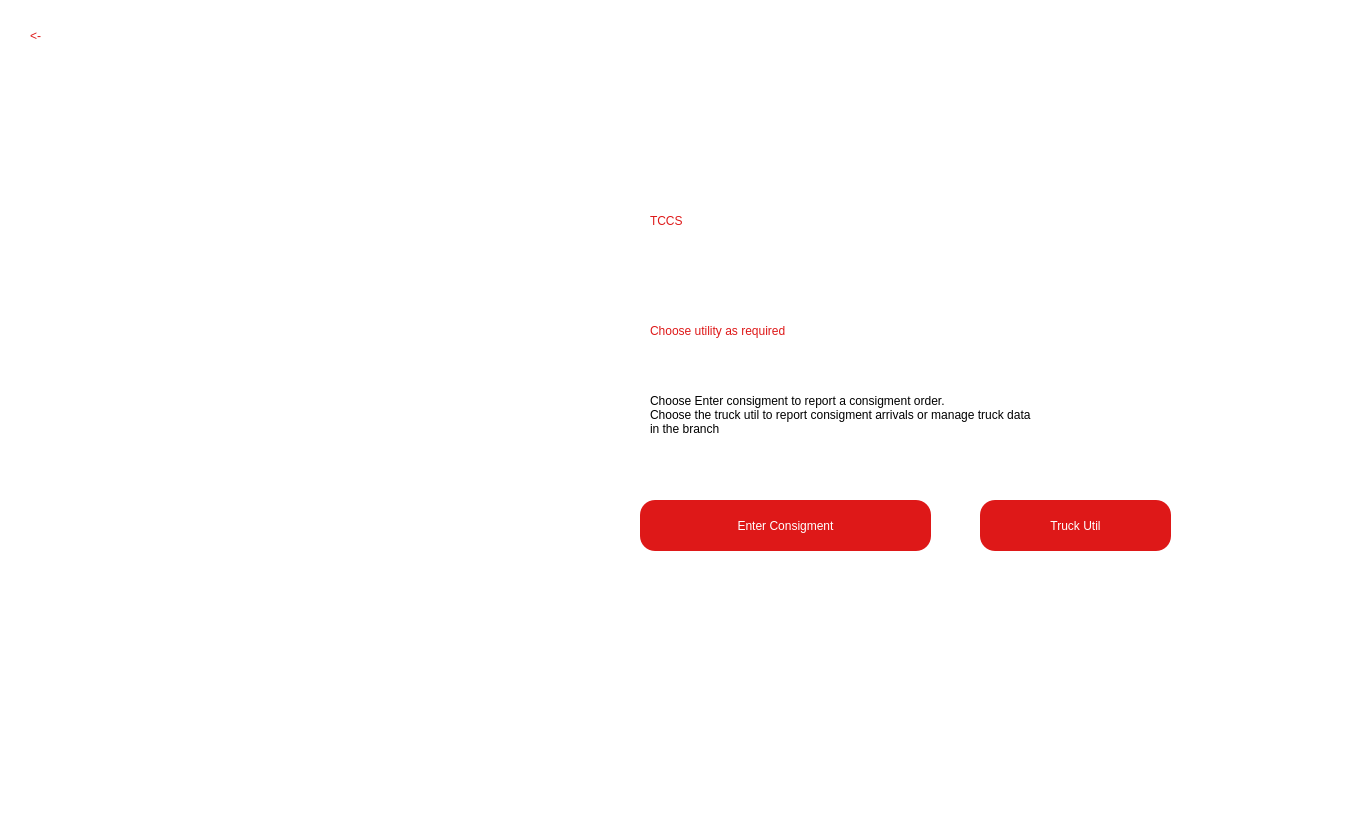
<?xml version="1.0" encoding="UTF-8"?>
<ui version="4.0">
 <class>Dialog</class>
 <widget class="QDialog" name="Dialog">
  <property name="geometry">
   <rect>
    <x>0</x>
    <y>0</y>
    <width>1351</width>
    <height>840</height>
   </rect>
  </property>
  <property name="windowTitle">
   <string>Dialog</string>
  </property>
  <property name="styleSheet">
   <string notr="true">QDialog#Dialog{
background-color:white;
}</string>
  </property>
  <widget class="QLabel" name="user_png">
   <property name="geometry">
    <rect>
     <x>140</x>
     <y>100</y>
     <width>241</width>
     <height>231</height>
    </rect>
   </property>
   <property name="styleSheet">
    <string notr="true"/>
   </property>
   <property name="text">
    <string/>
   </property>
   <property name="pixmap">
    <pixmap>user.png</pixmap>
   </property>
  </widget>
  <widget class="QLabel" name="employee_name">
   <property name="geometry">
    <rect>
     <x>140</x>
     <y>350</y>
     <width>261</width>
     <height>61</height>
    </rect>
   </property>
   <property name="styleSheet">
    <string notr="true">color: white;
font: 75 24pt &quot;League Spartan&quot;;</string>
   </property>
   <property name="text">
    <string>Abhinav Sen</string>
   </property>
  </widget>
  <widget class="QLabel" name="employeeIDHeading">
   <property name="geometry">
    <rect>
     <x>190</x>
     <y>460</y>
     <width>171</width>
     <height>31</height>
    </rect>
   </property>
   <property name="styleSheet">
    <string notr="true">color: white;
font: 75 16pt &quot;League Spartan&quot;;</string>
   </property>
   <property name="text">
    <string>Employee ID:</string>
   </property>
  </widget>
  <widget class="QLabel" name="Emailaddress_heading">
   <property name="geometry">
    <rect>
     <x>180</x>
     <y>550</y>
     <width>181</width>
     <height>31</height>
    </rect>
   </property>
   <property name="styleSheet">
    <string notr="true">color: white;
font: 75 16pt &quot;League Spartan&quot;;</string>
   </property>
   <property name="text">
    <string>Email address:</string>
   </property>
  </widget>
  <widget class="QLabel" name="branchHeading">
   <property name="geometry">
    <rect>
     <x>220</x>
     <y>640</y>
     <width>111</width>
     <height>41</height>
    </rect>
   </property>
   <property name="styleSheet">
    <string notr="true">color: white;
font: 75 16pt &quot;League Spartan&quot;;</string>
   </property>
   <property name="text">
    <string>Branch: </string>
   </property>
  </widget>
  <widget class="QLabel" name="employeeIDLabel">
   <property name="geometry">
    <rect>
     <x>210</x>
     <y>500</y>
     <width>121</width>
     <height>21</height>
    </rect>
   </property>
   <property name="styleSheet">
    <string notr="true">color: white;
font: 25 16pt &quot;Calibri&quot;;</string>
   </property>
   <property name="text">
    <string>20CS10003</string>
   </property>
  </widget>
  <widget class="QLabel" name="emailIDLabel">
   <property name="geometry">
    <rect>
     <x>140</x>
     <y>580</y>
     <width>281</width>
     <height>41</height>
    </rect>
   </property>
   <property name="styleSheet">
    <string notr="true">color: white;
font: 25 16pt &quot;Calibri&quot;;</string>
   </property>
   <property name="text">
    <string>abhinavsen2002@gmail.com</string>
   </property>
  </widget>
  <widget class="QLabel" name="branchLabel">
   <property name="geometry">
    <rect>
     <x>160</x>
     <y>670</y>
     <width>211</width>
     <height>111</height>
    </rect>
   </property>
   <property name="styleSheet">
    <string notr="true">color: white;
font: 25 16pt &quot;Calibri&quot;;</string>
   </property>
   <property name="text">
    <string>&lt;html&gt;&lt;head/&gt;&lt;body&gt;&lt;p align=&quot;center&quot;&gt;No 28 Gupta Road,&lt;br/&gt;Anna Nagar,&lt;br/&gt;Chennai, 600010&lt;/p&gt;&lt;/body&gt;&lt;/html&gt;</string>
   </property>
  </widget>
  <widget class="QLabel" name="label">
   <property name="geometry">
    <rect>
     <x>650</x>
     <y>160</y>
     <width>261</width>
     <height>121</height>
    </rect>
   </property>
   <property name="styleSheet">
    <string notr="true">color: rgb(222, 24, 24);
font: 75 60pt &quot;League Spartan&quot;;
</string>
   </property>
   <property name="text">
    <string>TCCS</string>
   </property>
  </widget>
  <widget class="QLabel" name="label_2">
   <property name="geometry">
    <rect>
     <x>650</x>
     <y>290</y>
     <width>581</width>
     <height>81</height>
    </rect>
   </property>
   <property name="styleSheet">
    <string notr="true">color: rgb(222, 24,24);
font: 75 28pt &quot;League Spartan&quot;;</string>
   </property>
   <property name="text">
    <string>Choose utility as required</string>
   </property>
  </widget>
  <widget class="QPushButton" name="enterConsignmentButton">
   <property name="geometry">
    <rect>
     <x>640</x>
     <y>500</y>
     <width>291</width>
     <height>51</height>
    </rect>
   </property>
   <property name="styleSheet">
    <string notr="true">QPushButton{
font: 75 20pt &quot;League Spartan&quot;;
color: white;
background-color: rgb(222, 24, 24);
border-radius: 15px
}
QPushButton:hover{
background-color: '#eeeeee';
color: rgb(222, 24, 24);
border: 2px;
border-color: rgb(222,24,24)
}</string>
   </property>
   <property name="text">
    <string>Enter Consigment</string>
   </property>
  </widget>
  <widget class="QLabel" name="label_10">
   <property name="geometry">
    <rect>
     <x>-270</x>
     <y>0</y>
     <width>811</width>
     <height>841</height>
    </rect>
   </property>
   <property name="text">
    <string/>
   </property>
   <property name="pixmap">
    <pixmap>truck2.jpg</pixmap>
   </property>
   <property name="scaledContents">
    <bool>true</bool>
   </property>
  </widget>
  <widget class="QLabel" name="label_3">
   <property name="enabled">
    <bool>true</bool>
   </property>
   <property name="geometry">
    <rect>
     <x>650</x>
     <y>370</y>
     <width>671</width>
     <height>91</height>
    </rect>
   </property>
   <property name="styleSheet">
    <string notr="true">font: 25 15pt &quot;Calibri&quot;;</string>
   </property>
   <property name="text">
    <string>&lt;html&gt;&lt;head/&gt;&lt;body&gt;&lt;p&gt;Choose Enter consigment to report a consigment order.&lt;br&gt; Choose the truck util to report consigment arrivals or manage truck data&lt;br&gt; in the branch&lt;/p&gt;&lt;/body&gt;&lt;/html&gt;</string>
   </property>
  </widget>
  <widget class="QPushButton" name="truckUtilButton">
   <property name="geometry">
    <rect>
     <x>980</x>
     <y>500</y>
     <width>191</width>
     <height>51</height>
    </rect>
   </property>
   <property name="styleSheet">
    <string notr="true">QPushButton{
font: 75 20pt &quot;League Spartan&quot;;
color: white;
background-color: rgb(222, 24, 24);
border-radius: 15px
}
QPushButton:hover{
background-color: '#eeeeee';
color: rgb(222, 24, 24);
border: 2px;
border-color: rgb(222,24,24)
}</string>
   </property>
   <property name="text">
    <string>Truck Util</string>
   </property>
  </widget>
  <widget class="QPushButton" name="backButton">
   <property name="geometry">
    <rect>
     <x>10</x>
     <y>10</y>
     <width>51</width>
     <height>51</height>
    </rect>
   </property>
   <property name="styleSheet">
    <string notr="true">QPushButton{
font: 75 20pt &quot;Calibri&quot;;
color: rgb(222, 24, 24);
background-color: white;
border-radius: 25px
}
QPushButton:hover{
background-color: &quot;#222222&quot;

}</string>
   </property>
   <property name="text">
    <string>&lt;-</string>
   </property>
  </widget>
  <zorder>label_10</zorder>
  <zorder>user_png</zorder>
  <zorder>employee_name</zorder>
  <zorder>employeeIDHeading</zorder>
  <zorder>Emailaddress_heading</zorder>
  <zorder>branchHeading</zorder>
  <zorder>employeeIDLabel</zorder>
  <zorder>emailIDLabel</zorder>
  <zorder>branchLabel</zorder>
  <zorder>label</zorder>
  <zorder>label_2</zorder>
  <zorder>enterConsignmentButton</zorder>
  <zorder>label_3</zorder>
  <zorder>truckUtilButton</zorder>
  <zorder>backButton</zorder>
 </widget>
 <resources/>
 <connections/>
</ui>
